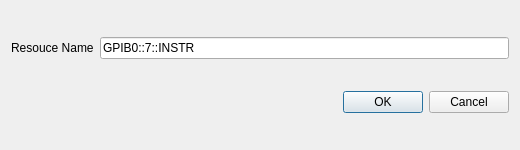
<?xml version="1.0" encoding="UTF-8"?>
<ui version="4.0">
 <class>connect_Dialog</class>
 <widget class="QDialog" name="connect_Dialog">
  <property name="geometry">
   <rect>
    <x>0</x>
    <y>0</y>
    <width>520</width>
    <height>150</height>
   </rect>
  </property>
  <property name="sizePolicy">
   <sizepolicy hsizetype="Fixed" vsizetype="Fixed">
    <horstretch>0</horstretch>
    <verstretch>0</verstretch>
   </sizepolicy>
  </property>
  <property name="minimumSize">
   <size>
    <width>520</width>
    <height>150</height>
   </size>
  </property>
  <property name="maximumSize">
   <size>
    <width>520</width>
    <height>150</height>
   </size>
  </property>
  <property name="focusPolicy">
   <enum>Qt::NoFocus</enum>
  </property>
  <property name="windowTitle">
   <string>Connect</string>
  </property>
  <layout class="QVBoxLayout" name="verticalLayout">
   <item>
    <layout class="QHBoxLayout" name="horizontalLayout">
     <item>
      <widget class="QLabel" name="label_res_name">
       <property name="text">
        <string>Resouce Name</string>
       </property>
      </widget>
     </item>
     <item>
      <widget class="QLineEdit" name="lineEdit_VIAS_addr">
       <property name="text">
        <string>GPIB0::7::INSTR</string>
       </property>
       <property name="placeholderText">
        <string>GPIB0::7::INSTR</string>
       </property>
      </widget>
     </item>
    </layout>
   </item>
   <item>
    <widget class="QDialogButtonBox" name="buttonBox">
     <property name="orientation">
      <enum>Qt::Horizontal</enum>
     </property>
     <property name="standardButtons">
      <set>QDialogButtonBox::Cancel|QDialogButtonBox::Ok</set>
     </property>
    </widget>
   </item>
  </layout>
 </widget>
 <resources/>
 <connections>
  <connection>
   <sender>buttonBox</sender>
   <signal>accepted()</signal>
   <receiver>connect_Dialog</receiver>
   <slot>accept()</slot>
   <hints>
    <hint type="sourcelabel">
     <x>248</x>
     <y>254</y>
    </hint>
    <hint type="destinationlabel">
     <x>157</x>
     <y>274</y>
    </hint>
   </hints>
  </connection>
  <connection>
   <sender>buttonBox</sender>
   <signal>rejected()</signal>
   <receiver>connect_Dialog</receiver>
   <slot>reject()</slot>
   <hints>
    <hint type="sourcelabel">
     <x>316</x>
     <y>260</y>
    </hint>
    <hint type="destinationlabel">
     <x>286</x>
     <y>274</y>
    </hint>
   </hints>
  </connection>
 </connections>
</ui>
